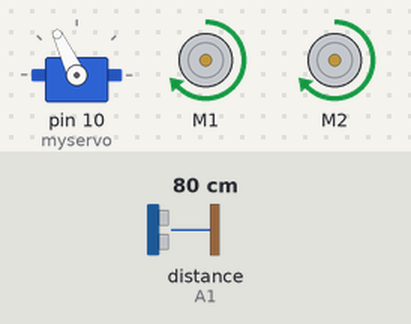
Bench run of a sketch on a simulated Arduino Uno, built with avr-gcc and run on an emulated ATmega328P. Parts: servo, 2 × DC motor (green arrow = forward, orange = backward, longer = faster). Inputs (shaded band) come from the test bench; at power-on: distance to the obstacle (sensor on A1) 80 cm. The echo pulse lasts 58.3 µs per cm.

Above: at 3.8 s.
3.9 s: distance to the obstacle (sensor on A1) set to 18 cm
5.4 s: distance to the obstacle (sensor on A1) set to 13 cm
At 6.6 s:
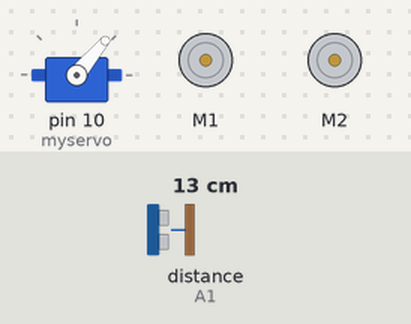
8.4 s: distance to the obstacle (sensor on A1) set to 35 cm
At 10.4 s:
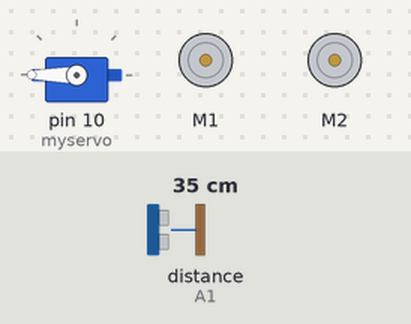
13.3 s: distance to the obstacle (sensor on A1) set to 2 cm
At 16.0 s:
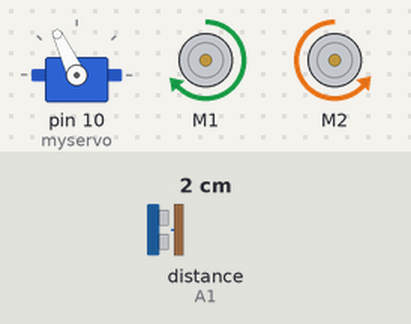
16.3 s: distance to the obstacle (sensor on A1) set to 60 cm
At 19.25 s:
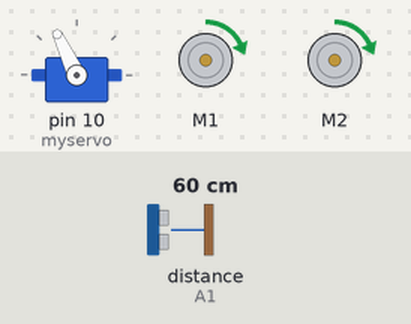
Timing chart, 0 to 20.3 s (numbered marks = the images above; inputs shaded):
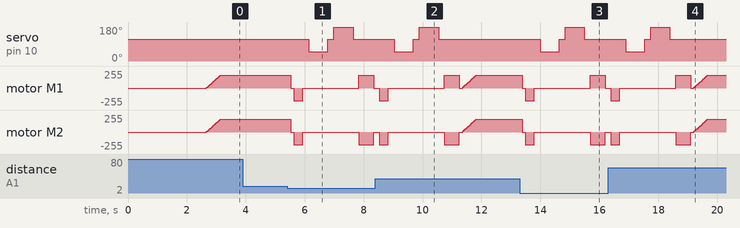

Measured:
- the behaviour switches between 16 and 15 cm on distance to the obstacle (sensor on A1) (found by bisection; images 0 and 1)
- after the input at 3.9 s, every drawn part: stays the same
- after the input at 5.4 s, servo on pin 10 (myservo): 115° → 50° after 0.74 s, → 115° 0.65 s later, → 180° 0.20 s later, → 115° 0.65 s later; motor M1: forward 188/255 → stopped after 0.13 s, → backward 188/255 0.10 s later, → stopped 0.31 s later, → forward 188/255 1.9 s later, … (5 changes in this stretch)
- after the input at 8.4 s, servo on pin 10 (myservo): goes on until 10.5 s, then stays 115°
- after the input at 13.3 s, servo on pin 10 (myservo): 115° → 50° after 0.69 s, → 115° 0.65 s later, → 180° 0.20 s later, → 115° 0.65 s later; motor M1: forward 188/255 → stopped after 0.09 s, → backward 188/255 0.10 s later, → stopped 0.31 s later, → forward 188/255 1.9 s later, … (5 changes in this stretch)
- after the input at 16.3 s, servo on pin 10 (myservo): goes on until 18.4 s, then stays 115°

The sketch:

BoriceanAndrei_PROIECTMM.ino
```cpp
#include <AFMotor.h>
#include <NewPing.h>
#include <Servo.h>

#define TRIG_PIN A0
#define ECHO_PIN A1
#define MAX_DISTANCE 50
#define MAX_SPEED 190
#define MAX_SPEED_OFFSET 20 //de sters

NewPing sonar(TRIG_PIN, ECHO_PIN, MAX_DISTANCE);

AF_DCMotor motor1(1, MOTOR12_1KHZ);
AF_DCMotor motor2(2, MOTOR12_1KHZ);
Servo myservo;

boolean goesForward=false;
int distance = 20;
int speedSet = 0;

void setup() {

  myservo.attach(10);  //se selecteaza pin-ul pe care e servom
  myservo.write(115);  //se scrie unghiul la care este setat sa fie (in fata)
  delay(2000); //delay sa astepte 2 secunde dupa pornire
  distance = readPing(); //citeste distanta din ultrasonic
  delay(100);
  distance = readPing();
  delay(100);
  distance = readPing();
  delay(100);
  distance = readPing();
  delay(100);
}

void loop() {
 int distanceR = 0;
 int distanceL =  0;
 delay(40);

 if(distance<=15) //initial parametrii se seteaza cu 0, daca e mai mic decat 15, a detectat un obiect in fata sa
 {
  moveStop(); //se opreste
  delay(100);
  moveBackward(); //da cu spatele dupa 0.3 sec
  delay(300);
  moveStop();
  delay(200);
  distanceR = lookRight(); //verifica daca are in partea stanga/dreapta mai mult loc
  delay(200);
  distanceL = lookLeft();
  delay(200);

  if(distanceR>=distanceL) //daca in dreapta are mai mult loc, face dreapta and so on
  {
    turnRight();
    moveStop();
  }else
  {
    turnLeft();
    moveStop();
  }
 }else
 {
  moveForward();
 }
 distance = readPing(); //daca distanta este egala merge inainte
}

int lookRight() //de schimbat
{
    myservo.write(50); //se pozitioneaza servoul la 50 de grade ca sa se citeasca
    delay(500);
    int distance = readPing();
    delay(100);
    myservo.write(115); //se readuce in pozitia initiala
    return distance;
}

int lookLeft() //de schimbat
{
    myservo.write(190);
    delay(500);
    int distance = readPing();
    delay(100);
    myservo.write(115);
    return distance;
    delay(100);
}

int readPing() { //folosim functia sonar.ping.cm ca sa aflam distanta
  delay(50);
  int cm = sonar.ping_cm();
  if(cm==0)
  {
    cm = 150;
  }
  return cm;
}

void moveStop() {
  motor1.run(RELEASE);
  motor2.run(RELEASE);
  }

void moveForward() {

 if(!goesForward)
  {
    goesForward=true; //facem sa mearga inainte
    motor1.run(FORWARD);
    motor2.run(FORWARD);

   for (speedSet = 0; speedSet < MAX_SPEED; speedSet +=2) //incrementam asa ca datorita delayului de 5 se misca ok, daca incrementam cu 1 cu delayul de 5 era mult mai slow
   {
    motor1.setSpeed(speedSet);// dam viteza la motoare
    motor2.setSpeed(speedSet);

    delay(5);
   }
  }
}

void moveBackward() {
    goesForward=false;
    motor1.run(BACKWARD);
    motor2.run(BACKWARD);
  for (speedSet = 0; speedSet < MAX_SPEED; speedSet +=2)
    motor1.setSpeed(speedSet);
    motor2.setSpeed(speedSet);

    delay(5);
  }


void turnRight() {    ////de shcimbat
  motor1.run(FORWARD);  //fctile folosite pt algoritmul de ocolire a obiectelor
  motor2.run(BACKWARD);
  delay(500);
  motor1.run(FORWARD);
  motor2.run(FORWARD);

}

void turnLeft() {
  motor1.run(BACKWARD);
  motor2.run(FORWARD);
  delay(500);
  motor1.run(FORWARD);
  motor2.run(FORWARD);

}
```
